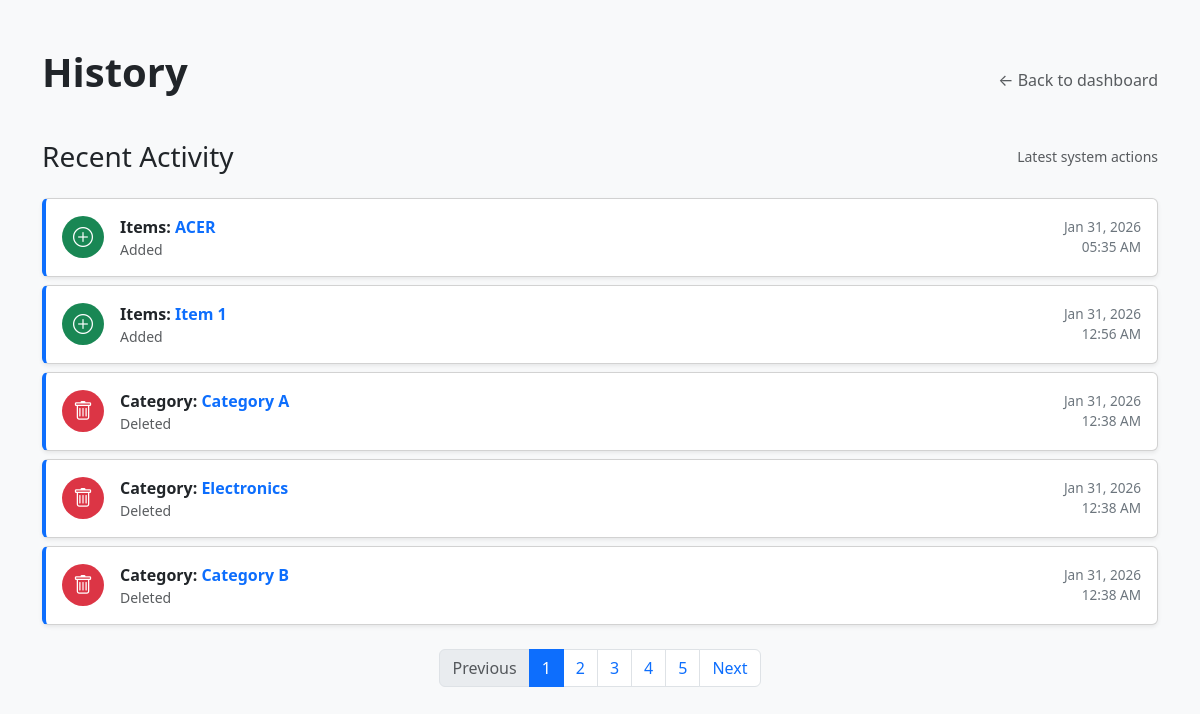
The app's page /dashboard/history.php with its own data.
### tables this page shows
CREATE TABLE `activity_log` (
  `id` int(11) NOT NULL,
  `entity_type` varchar(50) NOT NULL,
  `entity_name` varchar(100) DEFAULT NULL,
  `action` varchar(50) NOT NULL,
  `created_at` timestamp NOT NULL DEFAULT current_timestamp()
);

### dashboard/recent_activity.php (the view)
<?php
    $limit = 5;
    $page = isset($_GET['page']) && is_numeric($_GET['page']) ? intval($_GET['page']) : 1;
    $offset = ($page - 1) * $limit;
    $total_rows = $conn->query("SELECT COUNT(*) as total FROM activity_log")->fetch_assoc()['total'];
    $total_pages = ceil($total_rows / $limit);
    $recent_actions = $conn->query("
        SELECT * FROM activity_log
        ORDER BY created_at DESC
        LIMIT $limit OFFSET $offset
    ");
    ?>
    <div class="pt-4">
        <div class="d-flex justify-content-between align-items-center mb-4">
            <h3 class="mb-0">Recent Activity</h3>
            <span class="text-muted small">Latest system actions</span>
        </div>
        <?php while ($row = $recent_actions->fetch_assoc()):
            $action = strtolower($row['action']);
            if (str_contains($action, 'add')) {
                $icon = 'bi-plus-circle';
                $color = 'bg-success';
            } elseif (str_contains($action, 'edit') || str_contains($action, 'update')) {
                $icon = 'bi-pencil-square';
                $color = 'bg-warning';
            } elseif (str_contains($action, 'delete')) {
                $icon = 'bi-trash';
                $color = 'bg-danger';
            } else {
                $icon = 'bi-info-circle';
                $color = 'bg-primary';
            }
        ?>
        <div class="card shadow-sm mb-2 activity-card">
            <div class="card-body d-flex align-items-center gap-3">
                <div class="activity-icon <?php echo $color; ?>">
                    <i class="bi <?php echo $icon; ?>"></i>
                </div>
                <div class="flex-grow-1">
                    <div class="fw-semibold">
                        <?php echo htmlspecialchars($row['entity_type']); ?>:
                        <span class="text-primary">
                            <?php echo htmlspecialchars($row['entity_name']); ?>
                        </span>
                    </div>
                    <div class="text-muted small">
                        <?php echo htmlspecialchars($row['action']); ?>
                    </div>
                </div>
                <div class="activity-time text-end">
                    <?php echo date('M d, Y', strtotime($row['created_at'])); ?><br>
                    <?php echo date('h:i A', strtotime($row['created_at'])); ?>
                </div>
            </div>
        </div>
        <?php endwhile; ?>
        <nav class="mt-4">
            <ul class="pagination justify-content-center">
                <li class="page-item <?php if($page <= 1) echo 'disabled'; ?>">
                    <a class="page-link" href="?page=<?php echo $page-1; ?>">Previous</a>
                </li>
                <?php for($i=1; $i<=$total_pages; $i++): ?>
                    <li class="page-item <?php if($i==$page) echo 'active'; ?>">
                        <a class="page-link" href="?page=<?php echo $i; ?>">
                            <?php echo $i; ?>
                        </a>
                    </li>
                <?php endfor; ?>
                <li class="page-item <?php if($page >= $total_pages) echo 'disabled'; ?>">
                    <a class="page-link" href="?page=<?php echo $page+1; ?>">Next</a>
                </li>
            </ul>
        </nav>
    </div>

### dashboard/history.php (style rules this page uses)
body { background-color: #f8f9fa; }
.activity-card { border-left: 4px solid #0d6efd; transition: background-color 0.2s ease, transform 0.2s ease; }
.activity-icon { width: 42px; height: 42px; border-radius: 50%; display: flex; align-items: center; justify-content: center; font-size: 1.25rem; color: #fff; }
.activity-time { font-size: 0.85rem; color: #6c757d; }

### records on screen
activity_log: entity_type "Items", entity_name "ACER", action "Added", created_at "Jan 31, 2026", created_at "05:35 AM"
activity_log: entity_type "Items", entity_name "Item 1", action "Added", created_at "Jan 31, 2026", created_at "12:56 AM"
activity_log: entity_type "Category", entity_name "Category A", action "Deleted", created_at "Jan 31, 2026", created_at "12:38 AM"
activity_log: entity_type "Category", entity_name "Electronics", action "Deleted", created_at "Jan 31, 2026", created_at "12:38 AM"
activity_log: entity_type "Category", entity_name "Category B", action "Deleted", created_at "Jan 31, 2026", created_at "12:38 AM"
